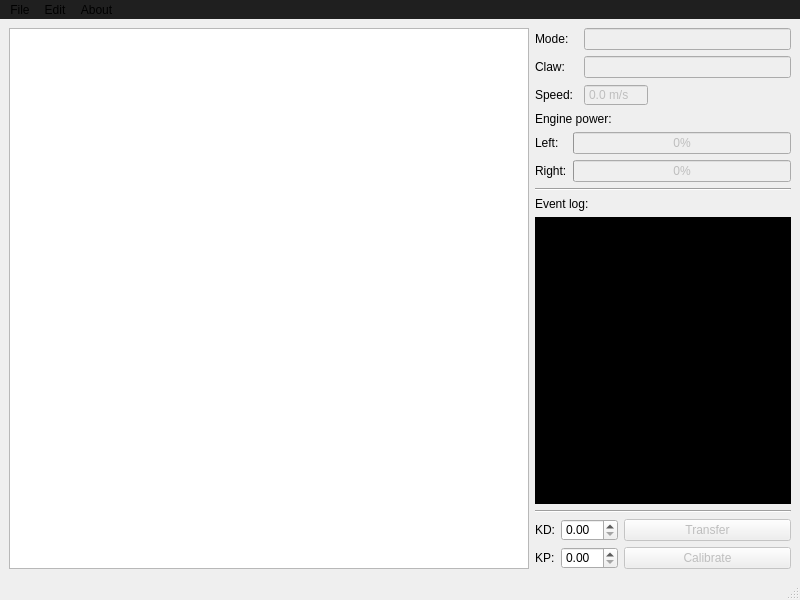
<?xml version="1.0" encoding="UTF-8"?>
<ui version="4.0">
 <class>MainWindow</class>
 <widget class="QMainWindow" name="MainWindow">
  <property name="geometry">
   <rect>
    <x>0</x>
    <y>0</y>
    <width>800</width>
    <height>600</height>
   </rect>
  </property>
  <property name="windowTitle">
   <string>Mazeter Control</string>
  </property>
  <property name="styleSheet">
   <string notr="true">QLabel {
font: 9pt &quot;Consolas&quot;;
}
QMenuBar {
background-color: rgb(31, 31, 31);
font: 9pt &quot;Consolas&quot;;
}

QMenuBar::item {
background-color: rgb(31, 31, 31);
}</string>
  </property>
  <widget class="QWidget" name="centralwidget">
   <layout class="QHBoxLayout" name="horizontalLayout_3">
    <item>
     <widget class="QGraphicsView" name="graphicsView">
      <property name="sizePolicy">
       <sizepolicy hsizetype="Expanding" vsizetype="Expanding">
        <horstretch>5</horstretch>
        <verstretch>0</verstretch>
       </sizepolicy>
      </property>
      <property name="focusPolicy">
       <enum>Qt::NoFocus</enum>
      </property>
     </widget>
    </item>
    <item>
     <layout class="QVBoxLayout" name="verticalLayout_2">
      <item>
       <layout class="QFormLayout" name="formLayout">
        <property name="fieldGrowthPolicy">
         <enum>QFormLayout::ExpandingFieldsGrow</enum>
        </property>
        <property name="horizontalSpacing">
         <number>10</number>
        </property>
        <property name="verticalSpacing">
         <number>6</number>
        </property>
        <item row="0" column="0">
         <widget class="QLabel" name="label_7">
          <property name="text">
           <string>Mode:</string>
          </property>
         </widget>
        </item>
        <item row="0" column="1">
         <widget class="QLineEdit" name="lineEdit_mode">
          <property name="enabled">
           <bool>false</bool>
          </property>
         </widget>
        </item>
        <item row="1" column="0">
         <widget class="QLabel" name="label_8">
          <property name="sizePolicy">
           <sizepolicy hsizetype="Preferred" vsizetype="Preferred">
            <horstretch>3</horstretch>
            <verstretch>0</verstretch>
           </sizepolicy>
          </property>
          <property name="text">
           <string>Claw:</string>
          </property>
         </widget>
        </item>
        <item row="1" column="1">
         <widget class="QLineEdit" name="lineEdit_claw">
          <property name="enabled">
           <bool>false</bool>
          </property>
          <property name="sizePolicy">
           <sizepolicy hsizetype="Expanding" vsizetype="Fixed">
            <horstretch>1</horstretch>
            <verstretch>0</verstretch>
           </sizepolicy>
          </property>
         </widget>
        </item>
        <item row="2" column="0">
         <widget class="QLabel" name="label_9">
          <property name="sizePolicy">
           <sizepolicy hsizetype="Preferred" vsizetype="Preferred">
            <horstretch>0</horstretch>
            <verstretch>0</verstretch>
           </sizepolicy>
          </property>
          <property name="text">
           <string>Speed:</string>
          </property>
         </widget>
        </item>
        <item row="2" column="1">
         <widget class="QDoubleSpinBox" name="doubleSpinBox_speed">
          <property name="enabled">
           <bool>false</bool>
          </property>
          <property name="sizePolicy">
           <sizepolicy hsizetype="Fixed" vsizetype="Fixed">
            <horstretch>1</horstretch>
            <verstretch>0</verstretch>
           </sizepolicy>
          </property>
          <property name="buttonSymbols">
           <enum>QAbstractSpinBox::NoButtons</enum>
          </property>
          <property name="suffix">
           <string> m/s</string>
          </property>
          <property name="decimals">
           <number>1</number>
          </property>
         </widget>
        </item>
       </layout>
      </item>
      <item>
       <widget class="QLabel" name="label_6">
        <property name="text">
         <string>Engine power:</string>
        </property>
       </widget>
      </item>
      <item>
       <layout class="QFormLayout" name="formLayout_2">
        <property name="fieldGrowthPolicy">
         <enum>QFormLayout::AllNonFixedFieldsGrow</enum>
        </property>
        <item row="0" column="0">
         <widget class="QLabel" name="label_left_engine">
          <property name="text">
           <string>Left:</string>
          </property>
         </widget>
        </item>
        <item row="0" column="1">
         <widget class="QProgressBar" name="progressBar_left_engine">
          <property name="enabled">
           <bool>false</bool>
          </property>
          <property name="sizePolicy">
           <sizepolicy hsizetype="Expanding" vsizetype="Fixed">
            <horstretch>0</horstretch>
            <verstretch>0</verstretch>
           </sizepolicy>
          </property>
          <property name="value">
           <number>0</number>
          </property>
         </widget>
        </item>
        <item row="1" column="0">
         <widget class="QLabel" name="label_right_engine">
          <property name="text">
           <string>Right:</string>
          </property>
         </widget>
        </item>
        <item row="1" column="1">
         <widget class="QProgressBar" name="progressBar_right_engine">
          <property name="enabled">
           <bool>false</bool>
          </property>
          <property name="value">
           <number>0</number>
          </property>
         </widget>
        </item>
       </layout>
      </item>
      <item>
       <widget class="Line" name="line">
        <property name="orientation">
         <enum>Qt::Horizontal</enum>
        </property>
       </widget>
      </item>
      <item>
       <layout class="QVBoxLayout" name="verticalLayout">
        <item>
         <widget class="QLabel" name="label_event_log">
          <property name="text">
           <string>Event log:</string>
          </property>
         </widget>
        </item>
        <item>
         <widget class="QTextEdit" name="textEdit_log">
          <property name="sizePolicy">
           <sizepolicy hsizetype="Expanding" vsizetype="Expanding">
            <horstretch>0</horstretch>
            <verstretch>0</verstretch>
           </sizepolicy>
          </property>
          <property name="focusPolicy">
           <enum>Qt::NoFocus</enum>
          </property>
          <property name="styleSheet">
           <string notr="true">QTextEdit {
font: 8pt &quot;Consolas&quot;;
background-color: rgb(0, 0, 0);
color: rgb(255, 255, 255);
selection-color: rgb(0, 0, 0);
selection-background-color: rgb(255, 255, 255);
}</string>
          </property>
          <property name="readOnly">
           <bool>true</bool>
          </property>
         </widget>
        </item>
        <item>
         <widget class="Line" name="line_2">
          <property name="orientation">
           <enum>Qt::Horizontal</enum>
          </property>
         </widget>
        </item>
        <item>
         <layout class="QFormLayout" name="formLayout_3">
          <property name="fieldGrowthPolicy">
           <enum>QFormLayout::AllNonFixedFieldsGrow</enum>
          </property>
          <property name="horizontalSpacing">
           <number>6</number>
          </property>
          <item row="0" column="0">
           <layout class="QHBoxLayout" name="horizontalLayout">
            <item>
             <widget class="QLabel" name="label_kd">
              <property name="sizePolicy">
               <sizepolicy hsizetype="Fixed" vsizetype="Preferred">
                <horstretch>0</horstretch>
                <verstretch>0</verstretch>
               </sizepolicy>
              </property>
              <property name="text">
               <string>KD:</string>
              </property>
             </widget>
            </item>
            <item>
             <widget class="QDoubleSpinBox" name="doubleSpinBox_kd">
              <property name="sizePolicy">
               <sizepolicy hsizetype="Preferred" vsizetype="Fixed">
                <horstretch>0</horstretch>
                <verstretch>0</verstretch>
               </sizepolicy>
              </property>
              <property name="minimumSize">
               <size>
                <width>50</width>
                <height>0</height>
               </size>
              </property>
              <property name="singleStep">
               <double>0.100000000000000</double>
              </property>
             </widget>
            </item>
           </layout>
          </item>
          <item row="0" column="1">
           <widget class="QPushButton" name="pushButton_transfer">
            <property name="enabled">
             <bool>false</bool>
            </property>
            <property name="sizePolicy">
             <sizepolicy hsizetype="Expanding" vsizetype="Fixed">
              <horstretch>0</horstretch>
              <verstretch>0</verstretch>
             </sizepolicy>
            </property>
            <property name="text">
             <string>Transfer</string>
            </property>
           </widget>
          </item>
          <item row="1" column="0">
           <layout class="QHBoxLayout" name="horizontalLayout_2">
            <item>
             <widget class="QLabel" name="label_kp">
              <property name="text">
               <string>KP:</string>
              </property>
             </widget>
            </item>
            <item>
             <widget class="QDoubleSpinBox" name="doubleSpinBox_kp">
              <property name="minimumSize">
               <size>
                <width>50</width>
                <height>0</height>
               </size>
              </property>
              <property name="singleStep">
               <double>0.100000000000000</double>
              </property>
             </widget>
            </item>
           </layout>
          </item>
          <item row="1" column="1">
           <widget class="QPushButton" name="pushButton_calibrate">
            <property name="enabled">
             <bool>false</bool>
            </property>
            <property name="text">
             <string>Calibrate</string>
            </property>
           </widget>
          </item>
         </layout>
        </item>
       </layout>
      </item>
     </layout>
    </item>
   </layout>
  </widget>
  <widget class="QMenuBar" name="menubar">
   <property name="geometry">
    <rect>
     <x>0</x>
     <y>0</y>
     <width>800</width>
     <height>20</height>
    </rect>
   </property>
   <widget class="QMenu" name="menuFile">
    <property name="title">
     <string>File</string>
    </property>
   </widget>
   <widget class="QMenu" name="menuEdit">
    <property name="title">
     <string>Edit</string>
    </property>
    <addaction name="actionPreferences"/>
   </widget>
   <widget class="QMenu" name="menuAbout">
    <property name="title">
     <string>About</string>
    </property>
    <addaction name="actionAboutMazeterControl"/>
   </widget>
   <addaction name="menuFile"/>
   <addaction name="menuEdit"/>
   <addaction name="menuAbout"/>
  </widget>
  <widget class="QStatusBar" name="statusbar"/>
  <action name="actionAboutMazeterControl">
   <property name="text">
    <string>About Mazeter Control...</string>
   </property>
  </action>
  <action name="actionPreferences">
   <property name="text">
    <string>Preferences...</string>
   </property>
  </action>
 </widget>
 <resources/>
 <connections/>
</ui>
